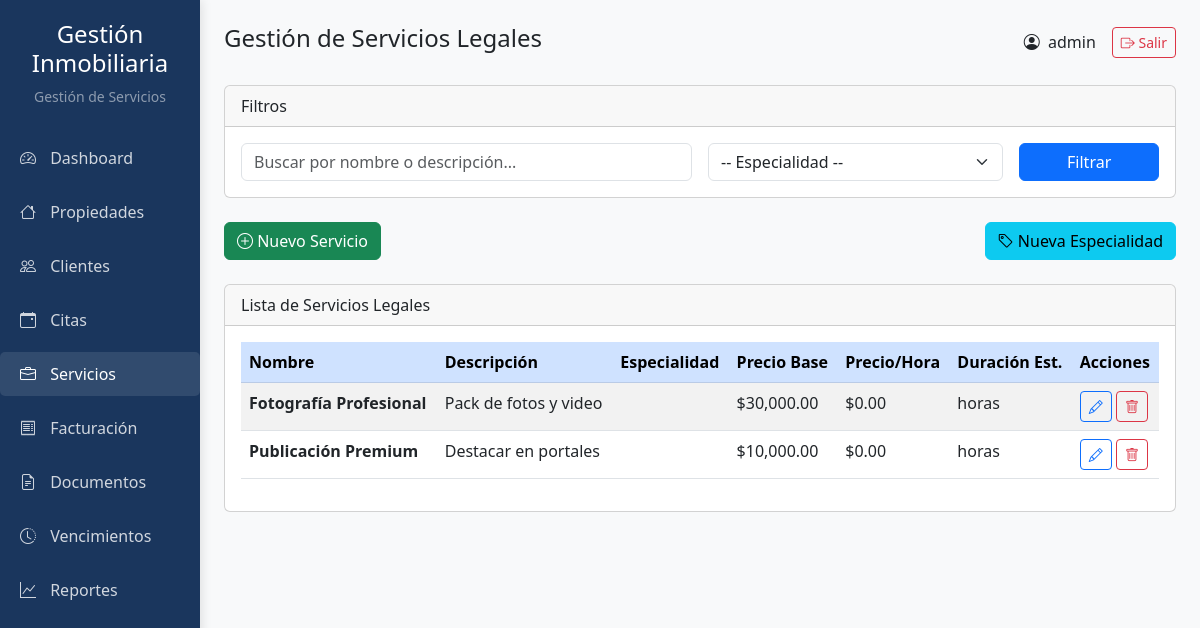
/admin/servicios.php (signed in), run on the app's committed database.
### tables this page shows
CREATE TABLE servicios_legales (
    id INT AUTO_INCREMENT PRIMARY KEY,
    nombre VARCHAR(150) NOT NULL,
    descripcion TEXT,
    precio_base DECIMAL(10,2) DEFAULT 0,
    precio_por_hora DECIMAL(10,2) DEFAULT 0,
    especialidad_id INT NULL,
    duracion_estimada INT NULL,
    CONSTRAINT fk_servicios_tipo FOREIGN KEY (especialidad_id) REFERENCES especialidades(id) ON DELETE SET NULL
);

### admin/servicios.php (the view, shortened to what this page needs)
<?php
require_once("../includes/db.php");
$busqueda = $_GET['busqueda'] ?? '';
$sql = "SELECT s.*, e.nombre as especialidad_nombre
        FROM servicios_legales s
        LEFT JOIN especialidades e ON s.especialidad_id = e.id
        WHERE 1=1";
$sql .= " ORDER BY s.nombre";
$servicios = $conn->query($sql);
?>
<!DOCTYPE html>
<html lang="es">
<head>
    <link href="https://cdn.jsdelivr.net/npm/bootstrap@5.3.0/dist/css/bootstrap.min.css" rel="stylesheet">
    <link rel="stylesheet" href="https://cdn.jsdelivr.net/npm/bootstrap-icons@1.10.0/font/bootstrap-icons.css">
</head>
<body>
<div class="container-fluid">
    <div class="row">
        <div class="col-md-2 px-0 sidebar">
            <div class="text-center mb-4">
                <h4 class="text-white">Gestión Inmobiliaria</h4>
                <p class="text-white-50 small">Gestión de Servicios</p>
            </div>
            <ul class="nav flex-column">
                <li class="nav-item"><a href="panel.php" class="nav-link"><i class="bi bi-speedometer2"></i> Dashboard</a></li>
                <li class="nav-item"><a href="casos.php" class="nav-link"><i class="bi bi-house"></i> Propiedades</a></li>
                <li class="nav-item"><a href="clientes.php" class="nav-link"><i class="bi bi-people"></i> Clientes</a></li>
                <li class="nav-item"><a href="citas.php" class="nav-link"><i class="bi bi-calendar-event"></i> Citas</a></li>
                <li class="nav-item"><a href="servicios.php" class="nav-link active"><i class="bi bi-briefcase"></i> Servicios</a></li>
                <li class="nav-item"><a href="facturacion.php" class="nav-link"><i class="bi bi-receipt"></i> Facturación</a></li>
                <li class="nav-item"><a href="documentos.php" class="nav-link"><i class="bi bi-file-earmark-text"></i> Documentos</a></li>
                <li class="nav-item"><a href="vencimientos.php" class="nav-link"><i class="bi bi-clock-history"></i> Vencimientos</a></li>
                <li class="nav-item"><a href="reportes.php" class="nav-link"><i class="bi bi-graph-up"></i> Reportes</a></li>
            </ul>
        </div>
        <div class="col-md-10 p-4">
            <div class="d-flex justify-content-between align-items-center mb-4">
                <h4>Gestión de Servicios Legales</h4>
                <div class="d-flex align-items-center">
                    <span class="me-3">
                        <i class="bi bi-person-circle me-1"></i>
                        <?= htmlspecialchars($_SESSION['usuario'] ?? 'Usuario') ?>
                    </span>
                    <a href="../public/logout.php" class="btn btn-sm btn-outline-danger">
                        <i class="bi bi-box-arrow-right"></i> Salir
                    </a>
                </div>
            </div>
            <div class="card mb-4">
                <div class="card-header">Filtros</div>
                <div class="card-body">
                    <form class="row g-3" method="GET">
                        <div class="col-md-6">
                            <input type="text" name="busqueda" class="form-control" placeholder="Buscar por nombre o descripción..." value="<?= htmlspecialchars($busqueda) ?>">
                        </div>
                        <div class="col-md-4">
                            <select name="especialidad" class="form-select">
                                <option value="">-- Especialidad --</option>
                            </select>
                        </div>
                        <div class="col-md-2">
                            <button type="submit" class="btn btn-primary w-100">Filtrar</button>
                        </div>
                    </form>
                </div>
            </div>
            <div class="row mb-4">
                <div class="col-md-6">
                    <button class="btn btn-success" data-bs-toggle="modal" data-bs-target="#modalCrearServicio">
                        <i class="bi bi-plus-circle"></i> Nuevo Servicio
                    </button>
                </div>
                <div class="col-md-6 text-end">
                    <button class="btn btn-info" data-bs-toggle="modal" data-bs-target="#modalCrearEspecialidad">
                        <i class="bi bi-tag"></i> Nueva Especialidad
                    </button>
                </div>
            </div>
            <div class="card">
                <div class="card-header">
                    <span>Lista de Servicios Legales</span>
                </div>
                <div class="card-body table-responsive">
                    <table class="table table-striped table-hover">
                        <thead class="table-primary">
                            <tr>
                                <th>Nombre</th>
                                <th>Descripción</th>
                                <th>Especialidad</th>
                                <th>Precio Base</th>
                                <th>Precio/Hora</th>
                                <th>Duración Est.</th>
                                <th>Acciones</th>
                            </tr>
                        </thead>
                        <tbody>
                            <?php if ($servicios && $servicios->num_rows > 0): ?>
                                <?php while ($servicio = $servicios->fetch_assoc()): ?>
                                    <tr>
                                        <td><strong><?= htmlspecialchars($servicio['nombre']) ?></strong></td>
                                        <td><?= htmlspecialchars($servicio['descripcion']) ?></td>
                                        <td>
                                        </td>
                                        <td>$<?= number_format($servicio['precio_base'], 2) ?></td>
                                        <td>$<?= number_format($servicio['precio_por_hora'], 2) ?></td>
                                        <td><?= $servicio['duracion_estimada'] ?> horas</td>
                                        <td>
                                            <button class="btn btn-sm btn-outline-primary" onclick="editarServicio(<?= $servicio['id'] ?>)">
                                                <i class="bi bi-pencil"></i>
                                            </button>
                                            <button class="btn btn-sm btn-outline-danger" onclick="eliminarServicio(<?= $servicio['id'] ?>)">
                                                <i class="bi bi-trash"></i>
                                            </button>
                                        </td>
                                    </tr>
                                <?php endwhile; ?>
                            <?php else: ?>
                                <tr><td colspan="7" class="text-center">No se encontraron servicios con los filtros actuales.</td></tr>
                            <?php endif; ?>
                        </tbody>
                    </table>
                </div>
            </div>
        </div>
    </div>
</div>
</body>
</html>

### admin/servicios.php (style rules this page uses)
:root { --primary-color: #1a365d; --secondary-color: #2d5a87; --accent-color: #4a90e2; --light-gray: #f5f5f5; --white: #ffffff; }
body { background-color: #f8f9fa; font-family: 'Segoe UI', Tahoma, Geneva, Verdana, sans-serif; }
.sidebar { min-height: 100vh; background: var(--primary-color); color: white; padding: 20px 0; box-shadow: 2px 0 10px rgba(0,0,0,0.1); }
.sidebar .nav-link { color: rgba(255,255,255,0.8); padding: 10px 20px; margin: 5px 0; border-radius: 5px; transition: all 0.3s; }
.sidebar .nav-link:hover, .sidebar .nav-link.active { background: rgba(255,255,255,0.1); color: white; }
.sidebar .nav-link i { margin-right: 10px; width: 20px; text-align: center; }

### data on the page
servicios_legales: nombre "Fotografía Profesional", descripcion "Pack de fotos y video", precio_base "30,000.00", precio_por_hora "0.00"
servicios_legales: nombre "Publicación Premium", descripcion "Destacar en portales", precio_base "10,000.00", precio_por_hora "0.00"

### other printed values
$_SESSION['usuario'] "admin"
